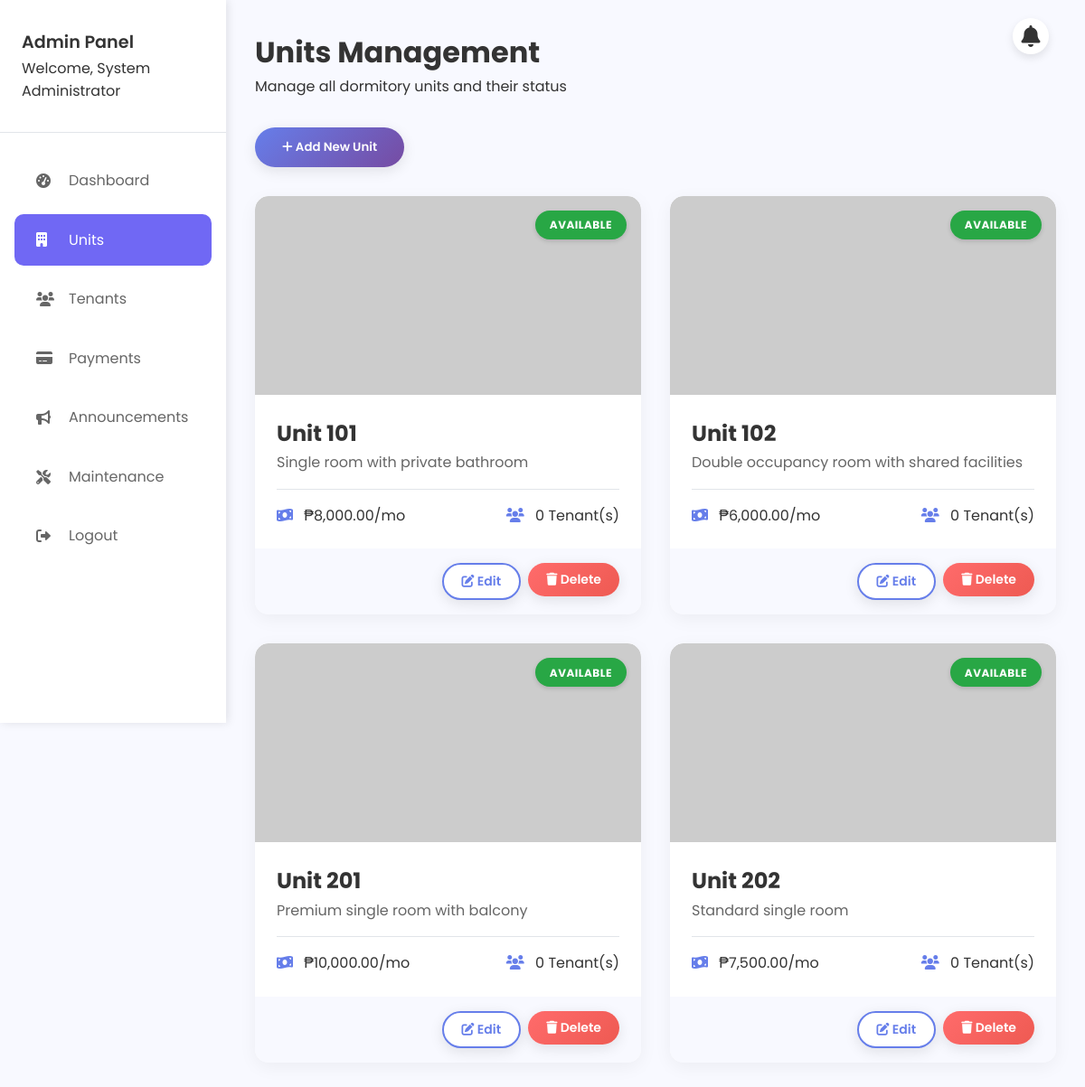
The app's page /admin/units.php (signed in) with its own data.
### tables this page shows
CREATE TABLE units (
    id INT AUTO_INCREMENT PRIMARY KEY,
    unit_number VARCHAR(20) UNIQUE NOT NULL,
    description TEXT,
    monthly_rent DECIMAL(10,2) NOT NULL,
    status ENUM('Available', 'Occupied', 'Under Maintenance') DEFAULT 'Available',
    created_at TIMESTAMP DEFAULT CURRENT_TIMESTAMP
);

### admin/units.php (the view, shortened to what this page needs)
<?php
require_once '../includes/db_connect.php';
$units_query = "SELECT u.*, COUNT(t.id) as tenant_count
                FROM units u
                LEFT JOIN tenants t ON u.id = t.unit_id
                GROUP BY u.id
                ORDER BY u.unit_number";
$units_result = $conn->query($units_query);
$css_path = "../css/style.css";
include '../includes/header.php';
?>
<div class="dashboard">
    <div class="sidebar">
        <div class="sidebar-header">
            <h3>Admin Panel</h3>
            <p>Welcome, <?php echo htmlspecialchars($_SESSION['admin_name']); ?></p>
        </div>
        <ul class="sidebar-menu">
            <li><a href="index.php"><i class="fas fa-tachometer-alt"></i> Dashboard</a></li>
            <li><a href="units.php" class="active"><i class="fas fa-building"></i> Units</a></li>
            <li><a href="tenants.php"><i class="fas fa-users"></i> Tenants</a></li>
            <li><a href="payments.php"><i class="fas fa-credit-card"></i> Payments</a></li>
            <li><a href="announcements.php"><i class="fas fa-bullhorn"></i> Announcements</a></li>
            <li><a href="maintenance.php"><i class="fas fa-tools"></i> Maintenance</a></li>
            <li><a href="../logout.php"><i class="fas fa-sign-out-alt"></i> Logout</a></li>
        </ul>
    </div>
    <div class="main-content">
        <div class="dashboard-header">
            <h1>Units Management</h1>
            <p>Manage all dormitory units and their status</p>
        </div>
        <div style="margin-bottom: 2rem;">
            <button onclick="openModal('addUnitModal')" class="btn btn-primary"><i class="fas fa-plus"></i> Add New Unit</button>
        </div>
        <div class="unit-grid">
            <?php while ($unit = $units_result->fetch_assoc()): ?>
                <div class="unit-card">
                    <div class="unit-card-image">
                        <img src="<?php echo $unit['image_path'] ? '../uploads/units/' . htmlspecialchars($unit['image_path']) : 'https://via.placeholder.com/400x250/dee2e6/6c757d.png?text=No+Image'; ?>" alt="Unit <?php echo htmlspecialchars($unit['unit_number']); ?>">
                        <div class="unit-card-status badge badge-<?php echo $unit['status'] == 'Available' ? 'success' : ($unit['status'] == 'Occupied' ? 'primary' : 'warning'); ?>">
                            <?php echo htmlspecialchars($unit['status']); ?>
                        </div>
                    </div>
                    <div class="unit-card-content">
                        <h3 class="unit-card-title">Unit <?php echo htmlspecialchars($unit['unit_number']); ?></h3>
                        <p class="unit-card-description"><?php echo htmlspecialchars($unit['description']); ?></p>
                        <div class="unit-card-details">
                            <span><i class="fas fa-money-bill-wave"></i> ₱<?php echo number_format($unit['monthly_rent'], 2); ?>/mo</span>
                            <span><i class="fas fa-users"></i> <?php echo $unit['tenant_count']; ?> Tenant(s)</span>
                        </div>
                    </div>
                    <div class="unit-card-actions">
                        <button onclick="openEditUnitModal(<?php echo $unit['id']; ?>)" class="btn btn-sm btn-secondary"><i class="fas fa-edit"></i> Edit</button>
                        <form method="POST" style="display: inline;" onsubmit="return confirm('Are you sure you want to delete this unit? This cannot be undone.')">
                            <button type="submit" class="btn btn-sm btn-danger"><i class="fas fa-trash"></i> Delete</button>
                        </form>
                    </div>
                </div>
            <?php endwhile; ?>
        </div>
    </div>
</div>
<?php include '../includes/footer.php'; ?>

### includes/header.php (shortened to what this page needs)
<!DOCTYPE html>
<html lang="en">
<head>
    <link rel="stylesheet" href="<?php echo (isset($css_path) ? $css_path : '../css/style.css') . '?v=' . time(); ?>">
    <link rel="stylesheet" href="https://cdnjs.cloudflare.com/ajax/libs/font-awesome/6.0.0/css/all.min.css">
</head>
<body>
<?php
$is_dashboard_page = (strpos($_SERVER['PHP_SELF'], '/admin/') !== false || strpos($_SERVER['PHP_SELF'], '/user/') !== false);
if ((isset($_SESSION['admin_id']) || isset($_SESSION['tenant_id'])) && $is_dashboard_page) {
    ?>
    <div class="notification-area">
        <div class="notification-bell" onclick="toggleNotificationDropdown()">
            <i class="fas fa-bell"></i>
        </div>
    </div>
<?php } ?>

### includes/footer.php
<script src="<?php echo (isset($js_path) ? $js_path : '../js/script.js') . '?v=' . time(); ?>"></script></body>
</html>

### css/style.css (style rules this page uses)
* { margin: 0; padding: 0; box-sizing: border-box; }
body { font-family: 'Poppins', sans-serif; line-height: 1.6; color: #333; background-color: #f8f9ff; }
.btn { padding: 12px 30px; border: none; border-radius: 25px; font-family: 'Poppins', sans-serif; font-weight: 600; text-decoration: none; display: inline-block; cursor: pointer; transition: all 0.3s ease; box-shadow: 0 4px 15px rgba(0,0,0,0.1); }
.btn-primary { background: linear-gradient(135deg, #667eea 0%, #764ba2 100%); color: white; }
.btn-secondary { background: white; color: #667eea; border: 2px solid #667eea; }
.btn-danger { background: linear-gradient(135deg, #ff6b6b 0%, #ee5a52 100%); color: white; }
.btn-sm { padding: 8px 20px; font-size: 14px; }
.dashboard { display: flex; min-height: 100vh; }
.sidebar { width: 250px; background: white; box-shadow: 2px 0 10px rgba(0,0,0,0.1); flex-shrink: 0; position: sticky; top: 0; height: 100vh; }
.sidebar-header { padding: 2rem 1.5rem; border-bottom: 1px solid #e1e5e9; }
.sidebar-header h3 { color: #333; font-size: 1.2rem; font-weight: 600; }
.sidebar-menu { list-style: none; padding: 1rem 0; }
.sidebar-menu li a { display: flex; align-items: center; padding: 1rem 1.5rem; margin: 0.5rem 1rem; color: #666; text-decoration: none; transition: all 0.3s ease; border-radius: 10px; }
.sidebar-menu li a:hover, .sidebar-menu li a.active { background: var(--lp-v2-purple, #7068F4); color: white; }
.sidebar-menu i { width: 20px; margin-right: 1rem; }
.main-content { flex: 1; padding: 2rem; background: #f8f9ff; }
.dashboard-header { margin-bottom: 2rem; }
.dashboard-header h1 { font-size: 2rem; font-weight: 700; }
.badge { padding: 0.4rem 1rem; border-radius: 20px; font-size: 0.75rem; font-weight: 700; text-transform: uppercase; letter-spacing: 0.5px; color: white; box-shadow: 0 2px 5px rgba(0,0,0,0.15); }
.badge-success { background: #28a745; }
.unit-grid { display: grid; grid-template-columns: repeat(auto-fill, minmax(320px, 1fr)); gap: 2rem; }
.unit-card { background: white; border-radius: 15px; box-shadow: 0 5px 20px rgba(0,0,0,0.05); display: flex; flex-direction: column; overflow: hidden; }
.unit-card-image { position: relative; height: 220px; background-color: #f0f2f5; border-radius: 15px 15px 0 0; overflow: hidden; }
.unit-card-image img { width: 100%; height: 100%; object-fit: cover; object-position: center; }
.unit-card-status { position: absolute; top: 1rem; right: 1rem; font-size: 12px; }
.unit-card-content { padding: 1.5rem; flex-grow: 1; }
.unit-card-title { font-size: 1.5rem; }
.unit-card-description { color: #666; margin-bottom: 1rem; }
.unit-card-details { display: flex; justify-content: space-between; padding-top: 1rem; border-top: 1px solid #e1e5e9; }
.unit-card-details i { color: #667eea; margin-right: 0.5rem; }
.unit-card-actions { padding: 1rem 1.5rem; background: #f8f9ff; display: flex; gap: 0.5rem; justify-content: flex-end; }
:root { --lp-v2-purple: #7068F4; --lp-v2-yellow: #FFD200; --lp-v2-dark: #191A23; --lp-v2-light: #F9F9FB; --lp-v2-text: #595B68; --lp-v2-radius: 24px; }
.notification-area { position: fixed; top: 20px; right: 40px; z-index: 1002; }
.notification-bell { font-size: 24px; color: #333; cursor: pointer; position: relative; width: 40px; height: 40px; background: white; border-radius: 50%; display: flex; align-items: center; justify-content: center; box-shadow: 0 4px 10px rgba(0,0,0,0.1); }

### records on screen
units: status "AVAILABLE", unit_number "101", description "Single room with private bathroom", monthly_rent "8,000.00", tenant_count "0"
units: status "AVAILABLE", unit_number "102", description "Double occupancy room with shared facilities", monthly_rent "6,000.00", tenant_count "0"
units: status "AVAILABLE", unit_number "201", description "Premium single room with balcony", monthly_rent "10,000.00", tenant_count "0"
units: status "AVAILABLE", unit_number "202", description "Standard single room", monthly_rent "7,500.00", tenant_count "0"

### other values on screen
$_SESSION['admin_name'] "System Administrator"
